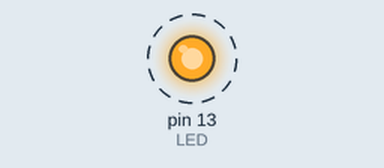
Bench run of a sketch on a simulated Arduino Uno, built with avr-gcc and run on an emulated ATmega328P. Parts: output pins drawn as LEDs (lit = HIGH). Dashed ring = blinking.

Above: at 0.1 s.
Timing chart, 0 to 3.0 s (numbered marks = the images above):
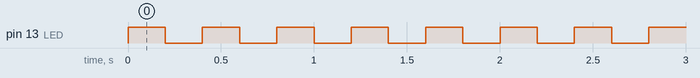

The sketch:

slave.ino
```cpp
#include <Wire.h>

int LED=13;
int x=0;

void setup(){
  pinMode(LED,OUTPUT);
  Wire.begin(9);
  Wire.onReceive(receiveEvent);
}

void receiveEvent(int bytes){
  x=Wire.read();
}

void loop(){
  if(x==0){
    digitalWrite(LED,HIGH);
    delay(200);
    digitalWrite(LED,LOW);
    delay(200);
  }
  if(x==3){
    digitalWrite(LED,HIGH);
    delay(400);
    digitalWrite(LED,LOW);
    delay(400);
  }

}
```

Measured:
- by itself, pin 13 (LED): alternates HIGH for 0.20 s and LOW for 0.20 s
